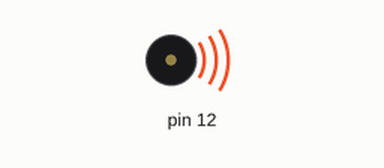
This sketch was run on a simulated Arduino Uno, built with avr-gcc and run on an emulated ATmega328P. On the bench: buzzer (waves = sounding).

Above: at 0.1 s.
Timing chart, 0 to 1.6 s (numbered marks = the images above):
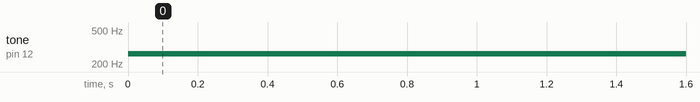

Measured:
- by itself, tone on pin 12: silent → 262 Hz at 0.00 s

The sketch:

Two_tonesOnItsOwn.ino
```cpp
// This example plays notes 'a' through 'g' sent over the Serial Monitor.
// 's' stops the current playing tone.  Use uppercase letters for the second.

#include <Tone.h>

int notes[] = { NOTE_A3,
                NOTE_B3,
                NOTE_C4,
                NOTE_D4,
                NOTE_E4,
                NOTE_F4,
                NOTE_G4 };

// You can declare the tones as an array
Tone notePlayer[2];

void setup()
{
  Serial.begin(9600);
  notePlayer[0].begin(11);
  notePlayer[1].begin(12);
}

void loop()
{
  char c;
  notePlayer[0].play(notes[2]);
  notePlayer[1].play(notes[2]);
  /*if(Serial.available())
  {
    c = Serial.read();

    switch(c)
    {
      case 'a'...'g':
        notePlayer[0].play(notes[c - 'a']);
        notePlayer[1].play(notes[c - 'a']);
        Serial.println(notes[c - 'a']);
        break;
      case 's':
        notePlayer[0].stop();
        notePlayer[1].stop();
        break;

      case 'A'...'G':
        notePlayer[1].play(notes[c - 'A']);
        Serial.println(notes[c - 'A']);
        break;
      case 'S':
        notePlayer[1].stop();
        break;

      default:
        notePlayer[1].stop();
        notePlayer[0].play(NOTE_B2);
        delay(300);
        notePlayer[0].stop();
        delay(100);
        notePlayer[1].play(NOTE_B2);
        delay(300);
        notePlayer[1].stop();
        break;
    } */
}
```
